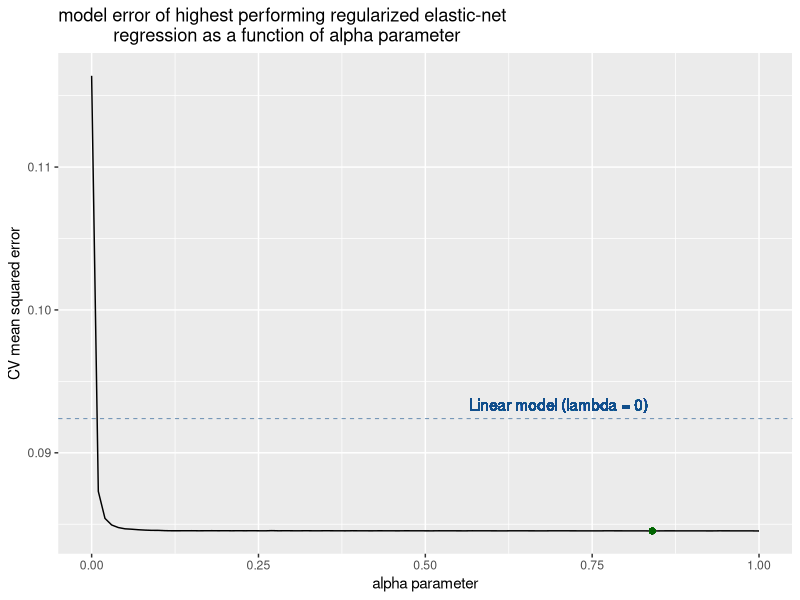
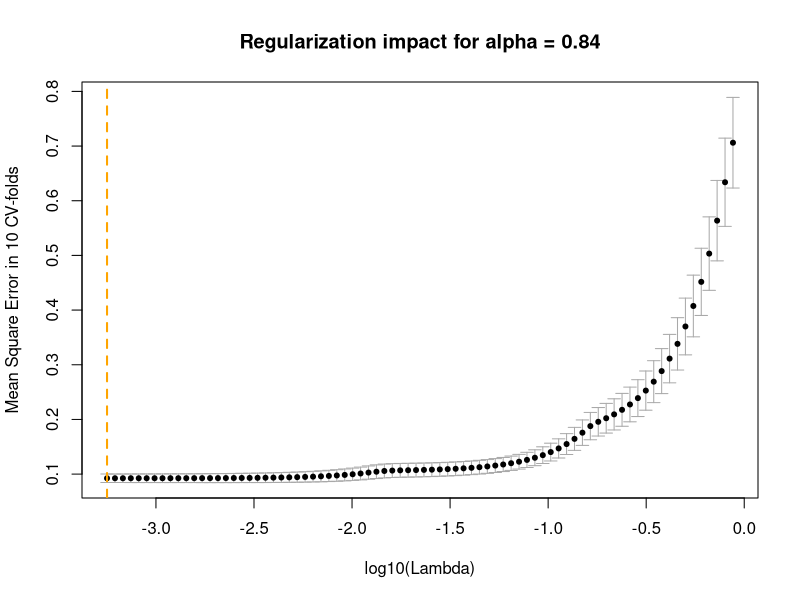

Write the R code that produced these figures, in order.
## ---- chunk 1
#nice pca
library(ggplot2)
# Embedded feature selection (ridge, Lasso, Elastic-Net)
library(glmnet)
## ---- chunk 2
data <- read.csv('data/iris_processed.csv')
# remove Species information for regression application
obs <- data[,-1]
## ---- chunk 3

# Code for a train/validation/test split and evaluation of two models
# fix the randomness of the following lines, enable results reproducibility
set.seed(12345)
# Generate random index
idx.test = sample(c('non-test','test'),nrow(obs),replace=TRUE,prob = c(0.8,0.2))

# split observations in test/non-test sets
X = obs[which(idx.test == 'non-test'),]
X.test = obs[which(idx.test == 'test'),] # this test set will be used for all the evalutations in this session

# define train/validation split
idx.val = sample(c('train','val'),nrow(X),replace=TRUE,prob = c(0.75,0.25)) # 75% of 80 % is 60 %
X.train = X[which(idx.val == 'train'),]
X.val = X[which(idx.val == 'val'),]


# Fit model with only sepal width predictor
fit1 <- lm(sepal_length ~ sepal_width, data = X.train)
# Fit model with all predictors
fit2 <- lm(sepal_length ~ ., data = X.train)

# Evaluate both models on validation
preds1 = predict(fit1,X.val)
preds2 = predict(fit2,X.val)

# One performance measure is the Mean Square Error (MSE) between actual and predicted values:

#### validation ####
# Model 1
mse1 = mean((X.val[,1] - preds1)^2)
# Model 2
mse2 = mean((X.val[,1] - preds2)^2)


#select best model, based on the smallest error (here)
if( mse1 < mse2 ){
  best.model = fit1
  best = 1
}else{
  best.model = fit2
  best = 2
}

# Do test prediction
preds.test = predict(best.model,X.test)
# Get MSE for the test set
mse.test = mean((X.test[,1] - preds.test)^2)

## ---- chunk 4

cat('Model 1 error on Validation set:',mse1,'\n')
cat('Model 2 error on Validation set:',mse2,'\n')


cat('Best model (', best,') error on Test set:',mse.test,'\n')

## ---- chunk 5
#Call function for a different random split --> note the variation in performance measurement
# define train/validation split
idx.val = sample(c('train','val'),nrow(X),replace=TRUE,prob = c(0.8,0.2))
X.train = X[which(idx.val == 'train'),]
X.val = X[which(idx.val == 'val'),]

# Fit model with only sepal width predictor
fit1 <- lm(sepal_length ~ sepal_width, data = X.train)
# Fit model with all predictors
fit2 <- lm(sepal_length ~ ., data = X.train)

# Evaluate both models on validation
preds1 = predict(fit1,X.val)
preds2 = predict(fit2,X.val)

# One performance measure is the Mean Square Error (MSE) between actual and predicted values:

#### validation ####
# Model 1
mse1 = mean((X.val[,1] - preds1)^2)
# Model 2
mse2 = mean((X.val[,1] - preds2)^2)

#select best model, based on the smallest error (here)
if( mse1 < mse2 ){
  best.model = fit1
  best = 1
}else{
  best.model = fit2
  best = 2
}
# Do test prediction
preds.test = predict(best.model,X.test)
# Get MSE for the test set
mse.test = mean((X.test[,1] - preds.test)^2)

## ---- chunk 6

cat('Model 1 error on Validation set:',mse1,'\n')
cat('Model 2 error on Validation set:',mse2,'\n')


cat('Best model (', best,') error on Test set:',mse.test,'\n')
## ---- chunk 7
# Code for a cross-validation evaluation

# Advanced: Fix random seed for reproducibility purpose (having the same random folds)
set.seed(42)

# Number of folds/rounds
nfolds = 10
# Generate random index
idx = sample(1:nfolds,nrow(X),replace=TRUE)
# Sanity check
table(idx)

# Initiate vectors for storing predictions from 2 models
preds1 = rep(0,nrow(X))
preds2 = rep(0,nrow(X))

# Loop/Rotation over the different folds
for(fold in 1:nfolds){
  #get index of test fold
  val.idx = which(idx == fold)
  # split train/test
  X.val = X[val.idx,]
  X.train = X[-val.idx,]
  # Fit model with only sepal width predictor
  fit1 <- lm(sepal_length ~ sepal_width, data = X.train)
  # Fit model with all predictors
  fit2 <- lm(sepal_length ~ ., data = X.train)

  # Evaluate both models on validation
  preds1[val.idx] = predict(fit1,X.val)
  preds2[val.idx] = predict(fit2,X.val)
}

# In terms of Mean Square Error (MSE) ~ average of residuals
# Model 1
mse1 = mean((X[,1] - preds1)^2)
# Model 2
mse2 = mean((X[,1] - preds2)^2)

cat('Model1 has a CV-error=',mse1,'while Model2 has CV-error=',mse2,'\n')
if(mse1 < mse2){
  final.fit <- lm(sepal_length ~ sepal_width, data = X)
  preds.test = predict(final.fit,X.test)
}else{
  final.fit <- lm(sepal_length ~ ., data = X)
  preds.test = predict(final.fit,X.test)
}

# final test set performances
mse.test = mean((X.test[,1] - preds.test)^2)
print(mse.test)

## ---- chunk 8
# Code for a cross-validation evaluation

# Advanced: Fix random seed for reproducibility purpose (having the same random folds)
set.seed(42)

# Number of folds/rounds
nfolds = 10
# Generate random index
idx = sample(1:nfolds,nrow(X),replace=TRUE) 

#define alpha parameter
alphas <- seq(from = 0, to = 1, by = 0.01)

#define output
mses <- rep(0,length(alphas))

#loop over alpha values
for(i in 1:length(alphas)){
  # cv.glmnet function does the CV loop for the different folds
  cvfits <- cv.glmnet(x=as.matrix(X[,-1]), y=X[,1], alpha=alphas[i], nfolds=nfolds,foldid=idx) 
  # for a given alpha, lambda is optimized inside cv.glmnet
  preds.regul = predict(cvfits, newx = as.matrix(X[,-1]), s = "lambda.min")
  mses[i] <- mean((X[,1] - preds.regul)^2)
}
this <- data.frame(mse=mses, alpha=alphas)

#get best model among alpha-range
best.alpha = alphas[which.min(mses)]


# figure: alpha parameter impact on perfomances
plot1 <- ggplot(this, aes(x=alpha, y=mse)) +
  geom_line() +
  ylab("CV mean squared error") +
  xlab("alpha parameter") +
  ggtitle("model error of highest performing regularized elastic-net
           regression as a function of alpha parameter") + 
       #add performances for linear regression without regularization
          geom_hline(aes(yintercept=mean((X[,1] - preds2)^2)),
                       size=0.2,linetype = 2,colour='dodgerblue4') +
       # add best alpha point
          geom_point(aes(x=best.alpha,y=min(this$mse)),color = 'darkgreen') +
    geom_text(aes(x = 0.7, y = mean((X[,1] - preds2)^2)+0.01*mean(range(this$mse)) , label = "Linear model (lambda = 0)"), colour = "dodgerblue4") + theme(legend.position="none")
plot1

#retrain model with best_alpha
cvfits <- cv.glmnet(x=as.matrix(X[,-1]), y=X[,1], alpha=best.alpha, nfolds=nfolds,foldid=idx)

# print best parameters pair
cat('Best alpha:',best.alpha,' and best lambda:',cvfits$lambda.min,'\n')

# figure: lambda parameter impact on performances (given alpha = best_alpha)
xlab = "log10(Lambda)"
plot.args = list(x = log10(cvfits$lambda), y = cvfits$cvm, 
        ylim = range(cvfits$cvup, cvfits$cvlo), xlab = xlab, ylab = 'Mean Square Error in 10 CV-folds', type = "n",main = paste('Regularization impact for alpha =',best.alpha))

do.call("plot", plot.args)
# function drawing error bars given an upper and lower bounds
error.bars <-function(x, upper, lower, width = 0.02, ...)
{
	xlim <- range(x)
	barw <- diff(xlim) * width
	segments(x, upper, x, lower, ...)
	segments(x - barw, upper, x + barw, upper, ...)
	segments(x - barw, lower, x + barw, lower, ...)
}
error.bars(log10(cvfits$lambda), cvfits$cvup, cvfits$cvlo, width = 0.01, col = "darkgrey")
points(log10(cvfits$lambda), cvfits$cvm, pch = 20, col = "black")
abline(v = log10(cvfits$lambda.min), lty = 2,col = 'orange',lwd=2)

## ---- chunk 9
#get preds for the best (alpha,lambda) pair
preds.regul = predict(cvfits, newx = as.matrix(X.test[,-1]), s = "lambda.min")
# In terms of Mean Square Error (MSE)
# Linear Regression with all variables
mean((X.test[,1] - preds.test)^2)
# Regularized Model
mean((X.test[,1] - preds.regul)^2)

# Check the best Elastic-Net model
coef.regul = coef(cvfits, s = "lambda.min")

# Standard Linear Regression model
coef.lm = coef(final.fit)

models = cbind(coef.regul,coef.lm)
colnames(models)  = c('Regularized Model', 'Standard Linear Model')
print(models)
